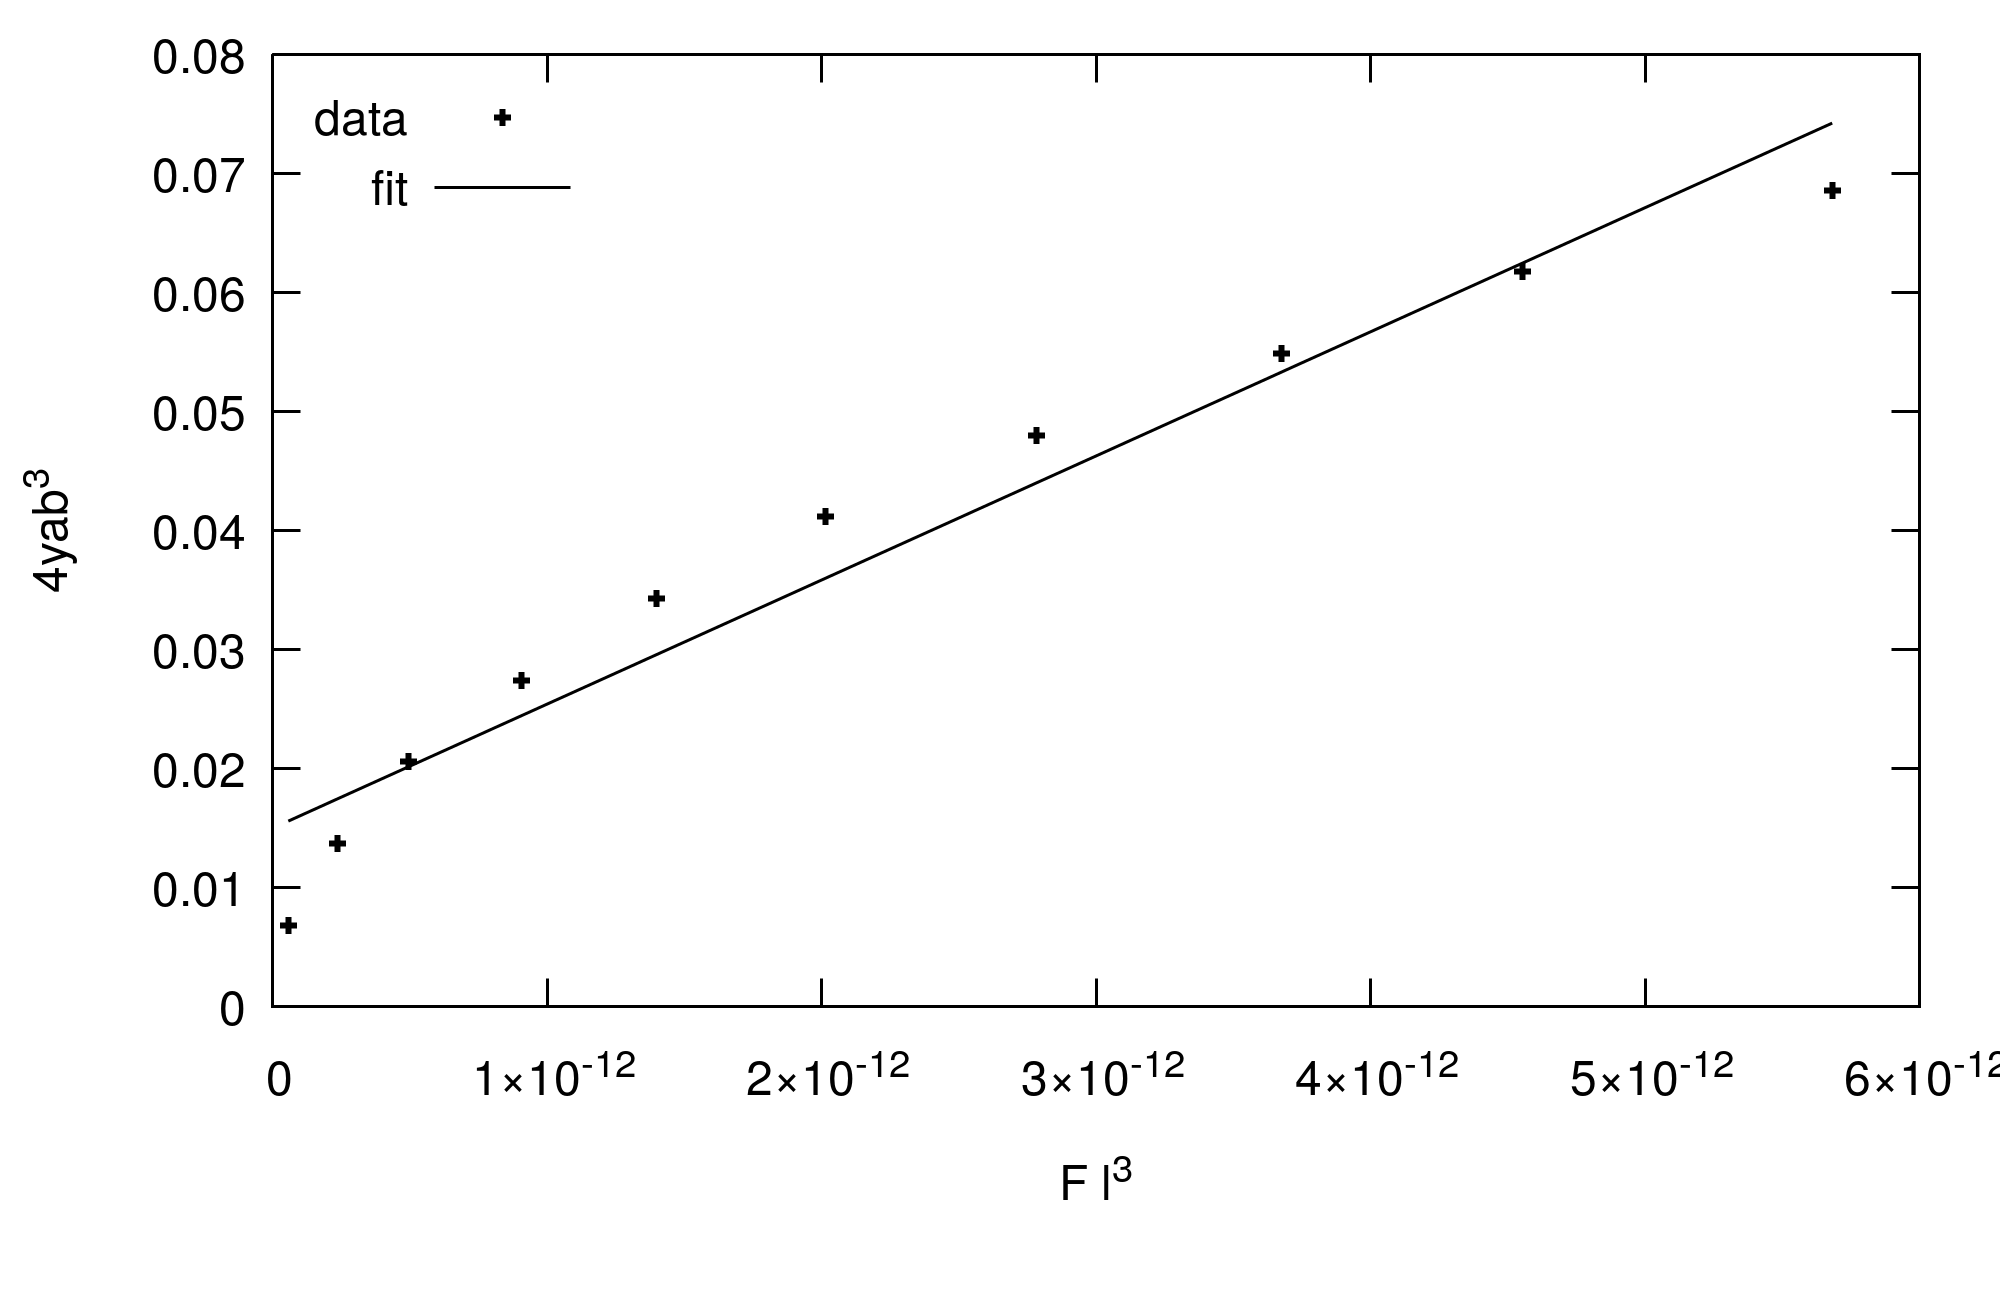

Recreate this plot in gnuplot.
set terminal pngcairo enhanced size 2000,1300 font 'Helvetica,36'  
set encoding utf8

set xlabel 'F l^3'
set ylabel '4yab^3'

set border lw 3

set key left top

f(x) = a*x + b
a = 1e10
b = 1

set output "tramek_mosaz.png"
fit f(x) 'tramek_mosaz.txt' using 1:2 via a, b 
plot [:] [:] 'tramek_mosaz.txt' using 1:2 lw 17 lc rgb "black" title "data", f(x) lw 3 lc rgb "black" title "fit"

set output
